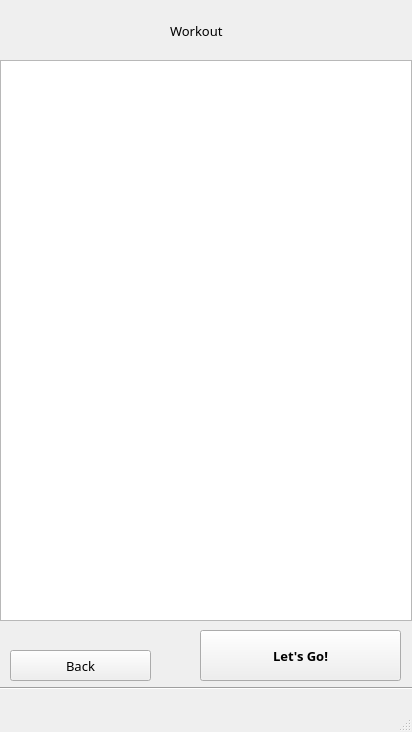
<?xml version="1.0" encoding="UTF-8"?>
<ui version="4.0">
 <class>MainWindow</class>
 <widget class="QMainWindow" name="MainWindow">
  <property name="windowModality">
   <enum>Qt::WindowModal</enum>
  </property>
  <property name="geometry">
   <rect>
    <x>0</x>
    <y>0</y>
    <width>412</width>
    <height>732</height>
   </rect>
  </property>
  <property name="windowTitle">
   <string>MainWindow</string>
  </property>
  <widget class="QWidget" name="centralwidget">
   <widget class="Line" name="line">
    <property name="geometry">
     <rect>
      <x>-10</x>
      <y>60</y>
      <width>431</width>
      <height>16</height>
     </rect>
    </property>
    <property name="orientation">
     <enum>Qt::Horizontal</enum>
    </property>
   </widget>
   <widget class="QLabel" name="main_label">
    <property name="geometry">
     <rect>
      <x>170</x>
      <y>20</y>
      <width>71</width>
      <height>21</height>
     </rect>
    </property>
    <property name="font">
     <font>
      <family>Poppins Light</family>
      <pointsize>10</pointsize>
     </font>
    </property>
    <property name="text">
     <string>Workout</string>
    </property>
   </widget>
   <widget class="QListView" name="listView">
    <property name="geometry">
     <rect>
      <x>0</x>
      <y>60</y>
      <width>412</width>
      <height>561</height>
     </rect>
    </property>
   </widget>
   <widget class="Line" name="line_2">
    <property name="geometry">
     <rect>
      <x>0</x>
      <y>680</y>
      <width>421</width>
      <height>16</height>
     </rect>
    </property>
    <property name="orientation">
     <enum>Qt::Horizontal</enum>
    </property>
   </widget>
   <widget class="QPushButton" name="proceed">
    <property name="geometry">
     <rect>
      <x>200</x>
      <y>630</y>
      <width>201</width>
      <height>51</height>
     </rect>
    </property>
    <property name="font">
     <font>
      <family>Poppins Light</family>
      <pointsize>10</pointsize>
      <weight>75</weight>
      <bold>true</bold>
     </font>
    </property>
    <property name="text">
     <string>Let's Go!</string>
    </property>
   </widget>
   <widget class="QPushButton" name="back_button">
    <property name="geometry">
     <rect>
      <x>10</x>
      <y>650</y>
      <width>141</width>
      <height>31</height>
     </rect>
    </property>
    <property name="font">
     <font>
      <family>Poppins</family>
      <pointsize>10</pointsize>
     </font>
    </property>
    <property name="text">
     <string>Back</string>
    </property>
   </widget>
  </widget>
  <widget class="QStatusBar" name="statusbar"/>
 </widget>
 <resources/>
 <connections/>
</ui>
